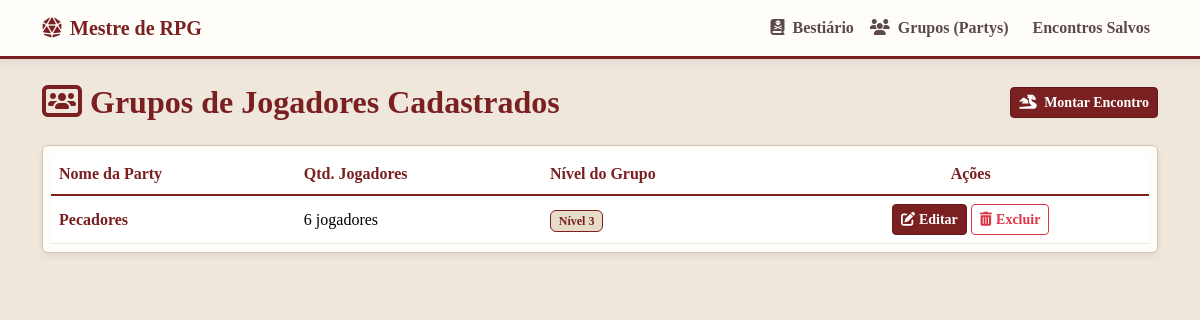
/lista-partys, run on the app's committed database.
### app.py (models this page shows, shortened)
class Party(db.Model):
    id = db.Column(db.Integer, primary_key=True)
    nome = db.Column(db.String(100), nullable=False)
    qtd_jogadores = db.Column(db.Integer, nullable=False)
    nivel_jogadores = db.Column(db.Integer, nullable=False)
    encontros = db.relationship('Encontro', backref='party', lazy=True)

### app.py (the view)
@app.route('/lista-partys')
def lista_partys():
    session.pop('editando_encontro_id', None)
    todas_partys = Party.query.all()
    return render_template('lista_partys.html', partys=todas_partys)

### templates/lista_partys.html (shortened to what this page needs)
{% extends 'base.html' %}
{% block content %}
<div class="d-flex justify-content-between align-items-center mb-4">
    <h2 class="fw-bold text-warning mb-0"><i class="fa-solid fa-users-rectangle me-2"></i>Grupos de Jogadores Cadastrados</h2>
    <a href="/" class="btn btn-gold btn-sm"><i class="fa-solid fa-dragon me-1"></i> Montar Encontro</a>
</div>
<div class="table-responsive card card-rpg shadow p-2">
    <table class="table table-hover align-middle mb-0" style="color: #3B2F2F;">
        <thead>
            <tr style="border-bottom: 2px solid #7A2021;">
                <th style="color: #7A2021; font-weight: bold;">Nome da Party</th>
                <th style="color: #7A2021; font-weight: bold;">Qtd. Jogadores</th>
                <th style="color: #7A2021; font-weight: bold;">Nível do Grupo</th>
                <th class="text-center" style="color: #7A2021; font-weight: bold;">Ações</th>
            </tr>
        </thead>
        <tbody>
            {% for p in partys %}
            <tr style="border-bottom: 1px solid rgba(60, 50, 40, 0.1);">
                <td class="fw-bold" style="color: #7A2021;">{{ p.nome }}</td>
                <td>{{ p.qtd_jogadores }} jogadores</td>
                <td><span class="badge badge-nd">Nível {{ p.nivel_jogadores }}</span></td>
                <td class="text-center">
                    <a href="{{ url_for('editar_party', id=p.id) }}" class="btn btn-sm btn-warning fw-bold"><i class="fa-solid fa-pen-to-square me-1"></i>Editar</a>
                    <a href="{{ url_for('deletar_party', id=p.id) }}" class="btn btn-sm btn-outline-danger fw-bold" onclick="return confirm('Tem certeza que deseja apagar essa Party e todos os encontros dela?')"><i class="fa-solid fa-trash-can me-1"></i>Excluir</a>
                </td>
            </tr>
            {% endfor %}
        </tbody>
    </table>
</div>
{% endblock %}

### templates/base.html (style rules this page uses)
body { background-color: #EFE6DC !important; color: #3B2F2F !important; font-family: 'Georgia', 'Times New Roman', serif; }
.card-rpg { background-color: #FFFDF9 !important; border: 1px solid #D0C3B1 !important; border-radius: 6px; transition: transform 0.2s, border-color 0.2s; box-shadow: 0 3px 6px rgba(60, 50, 40, 0.08) !important; }
.text-warning, .navbar-brand, h2, h4.card-title { color: #7A2021 !important; }
.btn-gold, .btn-warning { background-color: #7A2021 !important; border-color: #63191A !important; color: #FFFFFF !important; font-weight: bold; }
.badge-nd { background-color: #E6DCC8 !important; color: #7A2021 !important; border: 1px solid #7A2021 !important; font-weight: bold; }

### data on the page
Party: nome "Pecadores", qtd_jogadores "6", nivel_jogadores "3"
